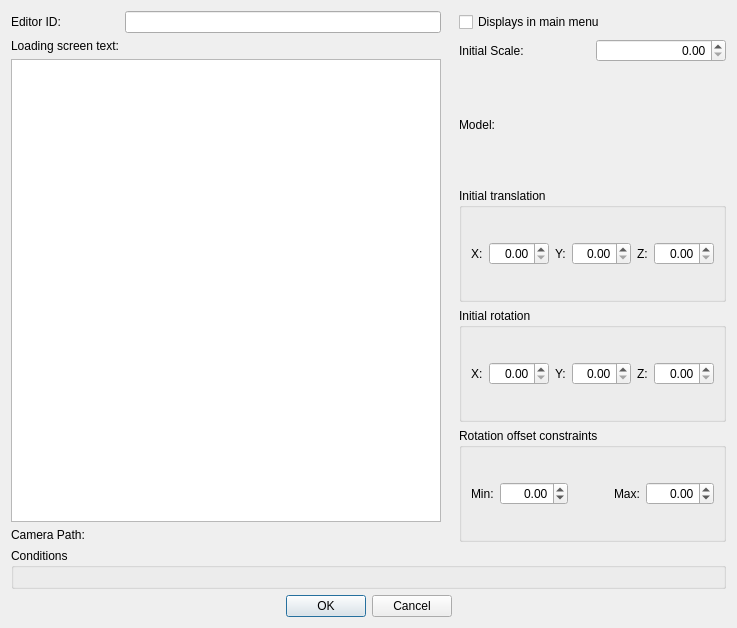
<?xml version="1.0" encoding="UTF-8"?>
<ui version="4.0">
 <class>FormDialogLoadingScreen</class>
 <widget class="QDialog" name="FormDialogLoadingScreen">
  <property name="geometry">
   <rect>
    <x>0</x>
    <y>0</y>
    <width>737</width>
    <height>628</height>
   </rect>
  </property>
  <property name="windowTitle">
   <string>Loading Screen</string>
  </property>
  <layout class="QGridLayout" name="gridLayout_4">
   <item row="0" column="0">
    <layout class="QGridLayout" name="gridLayout">
     <item row="0" column="1">
      <widget class="QLineEdit" name="editorID"/>
     </item>
     <item row="0" column="3">
      <widget class="QCheckBox" name="flagShowsInMainMenu">
       <property name="whatsThis">
        <string>Controls whether this loading screen can be displayed during the initial load-in from the Main Menu. Bethesda intentionally excludes most loading screens from the Main Menu to let the player load their initial save more quickly.</string>
       </property>
       <property name="text">
        <string>Displays in main menu</string>
       </property>
      </widget>
     </item>
     <item row="2" column="0" colspan="2">
      <widget class="QPlainTextEdit" name="description"/>
     </item>
     <item row="0" column="2">
      <spacer name="horizontalSpacer">
       <property name="orientation">
        <enum>Qt::Horizontal</enum>
       </property>
       <property name="sizeType">
        <enum>QSizePolicy::Fixed</enum>
       </property>
       <property name="sizeHint" stdset="0">
        <size>
         <width>12</width>
         <height>20</height>
        </size>
       </property>
      </spacer>
     </item>
     <item row="1" column="0">
      <widget class="QLabel" name="label_2">
       <property name="text">
        <string>Loading screen text:</string>
       </property>
       <property name="buddy">
        <cstring>description</cstring>
       </property>
      </widget>
     </item>
     <item row="0" column="0">
      <widget class="QLabel" name="label">
       <property name="text">
        <string>Editor ID:</string>
       </property>
       <property name="buddy">
        <cstring>editorID</cstring>
       </property>
      </widget>
     </item>
     <item row="3" column="0">
      <widget class="QLabel" name="label_5">
       <property name="text">
        <string>Camera Path:</string>
       </property>
       <property name="buddy">
        <cstring>cameraPath</cstring>
       </property>
      </widget>
     </item>
     <item row="3" column="1">
      <widget class="DKGameFilePicker" name="cameraPath">
       <property name="whatsThis">
        <string>A built-in camera motion to use on the loading screen, to avoid a static camera.</string>
       </property>
      </widget>
     </item>
     <item row="1" column="3" rowspan="3">
      <layout class="QGridLayout" name="gridLayout_2">
       <item row="1" column="1">
        <widget class="DKFormPicker" name="modelStatic">
         <property name="whatsThis">
          <string>The object to display in the loading screen. This must be a Static base form.</string>
         </property>
        </widget>
       </item>
       <item row="3" column="0" colspan="2">
        <widget class="QGroupBox" name="groupBox_2">
         <property name="title">
          <string>Initial rotation</string>
         </property>
         <layout class="QHBoxLayout" name="horizontalLayout_2" stretch="0,1,0,1,0,1">
          <item>
           <widget class="QLabel" name="label_7">
            <property name="text">
             <string>X:</string>
            </property>
            <property name="buddy">
             <cstring>initialRotX</cstring>
            </property>
           </widget>
          </item>
          <item>
           <widget class="QDoubleSpinBox" name="initialRotX">
            <property name="alignment">
             <set>Qt::AlignRight|Qt::AlignTrailing|Qt::AlignVCenter</set>
            </property>
           </widget>
          </item>
          <item>
           <widget class="QLabel" name="label_10">
            <property name="text">
             <string>Y:</string>
            </property>
            <property name="buddy">
             <cstring>initialRotY</cstring>
            </property>
           </widget>
          </item>
          <item>
           <widget class="QDoubleSpinBox" name="initialRotY">
            <property name="alignment">
             <set>Qt::AlignRight|Qt::AlignTrailing|Qt::AlignVCenter</set>
            </property>
           </widget>
          </item>
          <item>
           <widget class="QLabel" name="label_12">
            <property name="text">
             <string>Z:</string>
            </property>
            <property name="buddy">
             <cstring>initialRotZ</cstring>
            </property>
           </widget>
          </item>
          <item>
           <widget class="QDoubleSpinBox" name="initialRotZ">
            <property name="alignment">
             <set>Qt::AlignRight|Qt::AlignTrailing|Qt::AlignVCenter</set>
            </property>
           </widget>
          </item>
         </layout>
        </widget>
       </item>
       <item row="0" column="1">
        <widget class="QDoubleSpinBox" name="initialScale">
         <property name="alignment">
          <set>Qt::AlignRight|Qt::AlignTrailing|Qt::AlignVCenter</set>
         </property>
        </widget>
       </item>
       <item row="1" column="0">
        <widget class="QLabel" name="label_4">
         <property name="text">
          <string>Model:</string>
         </property>
         <property name="buddy">
          <cstring>modelStatic</cstring>
         </property>
        </widget>
       </item>
       <item row="0" column="0">
        <widget class="QLabel" name="label_3">
         <property name="text">
          <string>Initial Scale:</string>
         </property>
         <property name="buddy">
          <cstring>initialScale</cstring>
         </property>
        </widget>
       </item>
       <item row="2" column="0" colspan="2">
        <widget class="QGroupBox" name="groupBox">
         <property name="title">
          <string>Initial translation</string>
         </property>
         <layout class="QHBoxLayout" name="horizontalLayout" stretch="0,1,0,1,0,1">
          <item>
           <widget class="QLabel" name="label_6">
            <property name="text">
             <string>X:</string>
            </property>
            <property name="buddy">
             <cstring>initialPosX</cstring>
            </property>
           </widget>
          </item>
          <item>
           <widget class="QDoubleSpinBox" name="initialPosX">
            <property name="alignment">
             <set>Qt::AlignRight|Qt::AlignTrailing|Qt::AlignVCenter</set>
            </property>
           </widget>
          </item>
          <item>
           <widget class="QLabel" name="label_9">
            <property name="text">
             <string>Y:</string>
            </property>
            <property name="buddy">
             <cstring>initialPosY</cstring>
            </property>
           </widget>
          </item>
          <item>
           <widget class="QDoubleSpinBox" name="initialPosY">
            <property name="alignment">
             <set>Qt::AlignRight|Qt::AlignTrailing|Qt::AlignVCenter</set>
            </property>
           </widget>
          </item>
          <item>
           <widget class="QLabel" name="label_11">
            <property name="text">
             <string>Z:</string>
            </property>
            <property name="buddy">
             <cstring>initialPosZ</cstring>
            </property>
           </widget>
          </item>
          <item>
           <widget class="QDoubleSpinBox" name="initialPosZ">
            <property name="alignment">
             <set>Qt::AlignRight|Qt::AlignTrailing|Qt::AlignVCenter</set>
            </property>
           </widget>
          </item>
         </layout>
        </widget>
       </item>
       <item row="4" column="0" colspan="2">
        <widget class="QGroupBox" name="groupBox_3">
         <property name="whatsThis">
          <string>Control how far the player can rotate the model.</string>
         </property>
         <property name="title">
          <string>Rotation offset constraints</string>
         </property>
         <layout class="QHBoxLayout" name="horizontalLayout_3">
          <item>
           <widget class="QLabel" name="label_8">
            <property name="text">
             <string>Min:</string>
            </property>
            <property name="buddy">
             <cstring>rotationMin</cstring>
            </property>
           </widget>
          </item>
          <item>
           <widget class="QDoubleSpinBox" name="rotationMin">
            <property name="alignment">
             <set>Qt::AlignRight|Qt::AlignTrailing|Qt::AlignVCenter</set>
            </property>
            <property name="minimum">
             <double>-180.000000000000000</double>
            </property>
            <property name="maximum">
             <double>180.000000000000000</double>
            </property>
           </widget>
          </item>
          <item>
           <spacer name="horizontalSpacer_2">
            <property name="orientation">
             <enum>Qt::Horizontal</enum>
            </property>
            <property name="sizeHint" stdset="0">
             <size>
              <width>40</width>
              <height>20</height>
             </size>
            </property>
           </spacer>
          </item>
          <item>
           <widget class="QLabel" name="label_13">
            <property name="text">
             <string>Max:</string>
            </property>
            <property name="buddy">
             <cstring>rotationMax</cstring>
            </property>
           </widget>
          </item>
          <item>
           <widget class="QDoubleSpinBox" name="rotationMax">
            <property name="alignment">
             <set>Qt::AlignRight|Qt::AlignTrailing|Qt::AlignVCenter</set>
            </property>
            <property name="minimum">
             <double>-180.000000000000000</double>
            </property>
            <property name="maximum">
             <double>180.000000000000000</double>
            </property>
           </widget>
          </item>
         </layout>
        </widget>
       </item>
      </layout>
     </item>
    </layout>
   </item>
   <item row="1" column="0">
    <widget class="QGroupBox" name="groupBox_4">
     <property name="title">
      <string>Conditions</string>
     </property>
     <layout class="QGridLayout" name="gridLayout_3">
      <item row="0" column="0">
       <widget class="DKConditionList" name="conditions">
        <property name="whatsThis">
         <string>If any conditions are listed here, then those conditions control when the loading screen can be displayed. You can use this for quest-specific loading screens, among other things.</string>
        </property>
       </widget>
      </item>
     </layout>
    </widget>
   </item>
   <item row="2" column="0">
    <layout class="QHBoxLayout" name="horizontalLayout_4">
     <item>
      <spacer name="horizontalSpacer_3">
       <property name="orientation">
        <enum>Qt::Horizontal</enum>
       </property>
       <property name="sizeHint" stdset="0">
        <size>
         <width>40</width>
         <height>20</height>
        </size>
       </property>
      </spacer>
     </item>
     <item>
      <widget class="QPushButton" name="buttonOK">
       <property name="text">
        <string>OK</string>
       </property>
      </widget>
     </item>
     <item>
      <widget class="QPushButton" name="buttonCancel">
       <property name="text">
        <string>Cancel</string>
       </property>
      </widget>
     </item>
     <item>
      <spacer name="horizontalSpacer_4">
       <property name="orientation">
        <enum>Qt::Horizontal</enum>
       </property>
       <property name="sizeHint" stdset="0">
        <size>
         <width>40</width>
         <height>20</height>
        </size>
       </property>
      </spacer>
     </item>
    </layout>
   </item>
  </layout>
 </widget>
 <customwidgets>
  <customwidget>
   <class>DKFormPicker</class>
   <extends>QWidget</extends>
   <header>widgets/DKFormPicker.h</header>
  </customwidget>
  <customwidget>
   <class>DKConditionList</class>
   <extends>QWidget</extends>
   <header>widgets/DKConditionList.h</header>
  </customwidget>
  <customwidget>
   <class>DKGameFilePicker</class>
   <extends>QWidget</extends>
   <header>widgets/DKGameFilePicker.h</header>
  </customwidget>
 </customwidgets>
 <tabstops>
  <tabstop>editorID</tabstop>
  <tabstop>description</tabstop>
  <tabstop>cameraPath</tabstop>
  <tabstop>flagShowsInMainMenu</tabstop>
  <tabstop>initialScale</tabstop>
  <tabstop>modelStatic</tabstop>
  <tabstop>initialPosX</tabstop>
  <tabstop>initialPosY</tabstop>
  <tabstop>initialPosZ</tabstop>
  <tabstop>initialRotX</tabstop>
  <tabstop>initialRotY</tabstop>
  <tabstop>initialRotZ</tabstop>
  <tabstop>rotationMin</tabstop>
  <tabstop>rotationMax</tabstop>
  <tabstop>conditions</tabstop>
  <tabstop>buttonOK</tabstop>
  <tabstop>buttonCancel</tabstop>
 </tabstops>
 <resources/>
 <connections/>
</ui>
